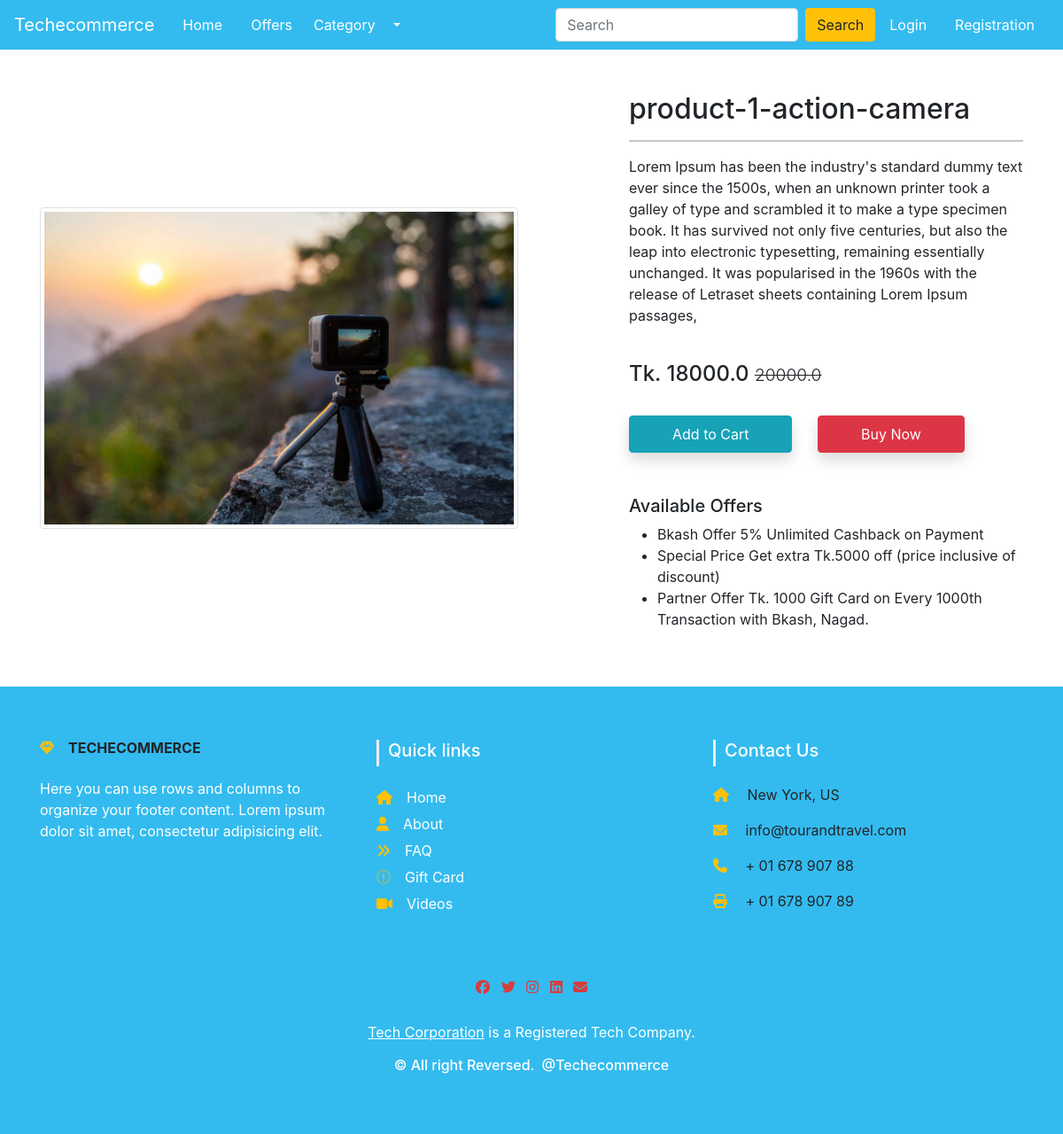
Page /product-details/1 on the committed database.
### Shop/models.py (models this page shows, shortened)
class Product(models.Model):
    title = models.CharField(max_length=100)
    selling_price = models.FloatField()
    discounted_price = models.FloatField()
    description = models.TextField()
    brand = models.CharField(max_length=100)
    category = models.CharField(choices=CATEGORY_CHOICES, max_length = 3)
    product_image = models.ImageField(upload_to='productPhoto')

### Shop/views.py (the view)
# urls.py: path('product-details/<int:pk>', views.ProductDetailView.as_view(), name ='product-details'),
class ProductDetailView(View):
    def get(self, request, pk):
        products = Product.objects.get(pk = pk)
        return render(request, 'Shop/productdetails.html', {'products' : products})

### Shop/templates/Shop/productdetails.html (shortened to what this page needs)
{% extends 'Shop/base.html' %}
{% load static %}
{% block main-content %}
<div class="container my-5">
    <div class="row">
        <div class="col-sm-6 text-center align-self-center">
            <img src="{{products.product_image.url}}" alt="" class="img-fluid img-thumbnail">
        </div>
        <div class="col-sm-5 offset-sm-1">
            <h2>{{products.title}}</h2>
            <hr>
            <p>{{products.description}}</p> <br>
            <h4>Tk. {{products.discounted_price}} <small class="fw-light text-decoration-line-through">{{products.selling_price}}</small></h4> <br>
            <a href="{% url 'add-to-cart' %}" class="btn btn-info shadow px-5 py-2">Add to Cart</a>
            <a href="{% url 'buy-now' %}" class="btn btn-danger shadow px-5 py-2 ms-4">Buy Now</a>
            <h5 class="mt-5">Available Offers</h5>
            <ul>
                <li>Bkash Offer 5% Unlimited Cashback on Payment</li>
                <li>Special Price Get extra Tk.5000 off (price inclusive of discount)</li>
                <li>Partner Offer Tk. 1000 Gift Card on Every 1000th Transaction with Bkash, Nagad.</li>
            </ul>
        </div>
    </div>
</div>
{% endblock main-content %}

### Shop/templates/Shop/base.html (shortened to what this page needs)
<!doctype html>
{% load static %}
<html lang="en">
<head>
    <link href="https://cdn.jsdelivr.net/npm/bootstrap@5.0.0-beta1/dist/css/bootstrap.min.css" rel="stylesheet"
>
    <link rel="stylesheet" href="{% static 'Shop/css/owl.carousel.min.css' %}">
    <link rel="stylesheet" href="{% static 'Shop/css/all.min.css' %}">
    <link rel="stylesheet" href="{% static 'Shop/css/style.css' %}">
</head>
<body>
    <div>
    <nav class="navbar navbar-expand-lg navbar-dark nav-background-custom">
            <a class="navbar-brand" href="/">Techecommerce</a>
            <div class="collapse navbar-collapse" id="navbarSupportedContent">
                <ul class="navbar-nav me-auto mb-2 mb-lg-0">
                    <li class="nav-item mx-2">
                        <a class="nav-link active" aria-current="page" href="/">Home</a>
                    </li>
                    <li class="nav-item mx-2">
                        <a class="nav-link active" aria-current="page" href="#">Offers</a>
                    </li>
                    <li class="nav-item">
                        <a class="nav-link active" aria-current="page" href="#">Category</a>
                    </li>
                    <li class="nav-item dropdown">
                        <a class="nav-link dropdown-toggle text-white" href="#" id="electronicsDropdown" role="button"
                            data-bs-toggle="dropdown" aria-expanded="false">
                        </a>
                    </li>
                </ul>
                <form class="d-flex">
                    <input class="form-control me-2" type="search" placeholder="Search" aria-label="Search">
                    <button class="btn btn-warning" type="submit">Search</button>
                </form>
                <div>
                    <ul class="navbar-nav me-auto mb-2 mb-lg-0">
                        {% if request.user.is_authenticated %}
                        <li class="nav-item dropdown mx-2">
                            <a class="nav-link dropdown-toggle text-white" href="#" id="profileDropdown" role="button"
                                data-bs-toggle="dropdown" aria-expanded="false">
                                techeco
                            </a>
                            <ul class="dropdown-menu" aria-labelledby="profileDropdown">
                                <li><a class="dropdown-item" href="{% url 'profile' %}">Profile</a></li>
                                <li><a class="dropdown-item" href="#">Orders</a></li>
                                <li><a class="dropdown-item" href="{% url 'passwordchange' %}">Change Password</a></li>
                                <li><a class="dropdown-item" href="{% url 'logout' %}">Logout</a></li>
                            </ul>
                        </li>
                        <li class="nav-item mx-2">
                            <a href="#" class="nav-link text-white"><span
                                    class="badge bg-danger">10</span> Cart </a>
                        </li>
                        {% else %}
                        <li class="nav-item mx-2">
                            <a href="{% url 'login' %}" class="nav-link text-white">Login</a>
                        </li>
                        <li class="nav-item mx-2">
                            <a href="{% url 'customerregistration' %}" class="nav-link text-white">Registration</a>
                        </li>
                        {% endif %}
                    </ul>
                </div>
            </div>
        </div>
    {% block main-content %} {% endblock main-content %}
<link href="//maxcdn.bootstrapcdn.com/bootstrap/4.0.0/css/bootstrap.min.css" rel="stylesheet" id="bootstrap-css">
  <section id="footer">
    <div class="container footer">
      <div class="row text-center text-xs-center text-sm-left text-md-left">
        <div class="col-xs-12 col-sm-4 col-md-4">
          <h6 class="text-uppercase fw-bold mb-4">
            <i class="fas fa-gem me-3 text-warning"></i>TechEcommerce
          </h6>
          <p class = "text-white">
            Here you can use rows and columns to organize your footer content. Lorem ipsum
            dolor sit amet, consectetur adipisicing elit.
          </p>
        </div>
        <div class="col-xs-12 col-sm-4 col-md-4">
          <h5>Quick links</h5>
          <ul class="list-unstyled quick-links">
            <li><a href="#"><i class="fa fa-home me-3 text-warning"></i>Home</a></li>
            <li><a href="#"><i class="fa fa-solid fa-user me-3 text-warning"></i>About</a></li>
            <li><a href="#"><i class="fa fa-angle-double-right me-3 text-warning"></i>FAQ</a></li>
            <li><a href="#"><i class="fa fa-sharp fa-solid fa-gift me-3 text-warning"></i>Gift Card</a></li>
            <li><a href="#"><i class="fa fa-solid fa-video me-3 text-warning"></i>Videos</a></li>
          </ul>
        </div>
        <div class="col-xs-12 col-sm-4 col-md-4">
          <h5>Contact Us</h5>
          <p><i class="fas fa-home me-3 text-warning"></i> New York, US</p>
          <p>
            <i class="fas fa-envelope me-3 text-warning"></i>
            info@tourandtravel.com
          </p>
          <p><i class="fas fa-phone me-3 text-warning"></i> + 01 678 907 88</p>
          <p><i class="fas fa-print me-3 text-warning"></i> + 01 678 907 89</p>
        </div>
      </div>
      <div class="row">
        <div class="col-xs-12 col-sm-12 col-md-12 mt-2 mt-sm-5">
          <ul class="list-unstyled list-inline social text-center">
            <li class="list-inline-item"><a href="javascript:void();"><i class="fab fa-facebook fa-spin" style="color: #d63d3d;"></i></a></li>
            <li class="list-inline-item"><a href="javascript:void();"><i class="fab fa-twitter fa-spin" style="color: #d63d3d;"></i></a></li>
            <li class="list-inline-item"><a href="javascript:void();"><i class="fab fa-instagram fa-spin" style="color: #d63d3d;"></i></a></li>
            <li class="list-inline-item"><a href="javascript:void();"><i class="fab fa-linkedin fa-spin" style="color: #d63d3d;"></i></a></li>
            <li class="list-inline-item"><a href="javascript:void();" target="_blank"><i class="fa fa-envelope" style="color: #d63d3d;"></i></a></li>
          </ul>
        </div>
      </div>
      <div class="row">
        <div class="col-xs-12 col-sm-12 col-md-12 mt-2 mt-sm-2 text-center text-white">
          <p><u><a href="https://www.techecommerce.com/">Tech Corporation</a></u> is a Registered Tech Company.</p>
          <p class="h6">&copy All right Reversed.<a class="text-green ml-2" href="https://www.techecommerce.com/" target="_blank">@Techecommerce</a></p>
        </div>
      </div>
    </div>
  </section>
</body>
</html>

### Shop/static/Shop/css/style.css (style rules this page uses)
.nav-background-custom { background-color: #33bbef!important; }
.ml-2, .mx-2 { margin-left: 0.25rem!important; }
section { padding: 60px 0; }
#footer { background: #33bbef !important; }
#footer h5 { padding-left: 10px; border-left: 3px solid #eeeeee; padding-bottom: 6px; margin-bottom: 20px; color:#ffffff; }
#footer a { color: #ffffff; text-decoration: none !important; background-color: transparent; -webkit-text-decoration-skip: objects; }
#footer ul.social li { padding: 3px 0; }
#footer ul.social li a, #footer ul.quick-links li a { color:#ffffff; }
#footer ul.quick-links li { padding: 3px 0; -webkit-transition: .5s all ease; -moz-transition: .5s all ease; transition: .5s all ease; }

### rows in the picture
Product: product_image (picture), title "product-1-action-camera", description "Lorem Ipsum has been the industry's standard dummy text ever since the 1500s, when an unknown printer took a galley of type and scrambled it to make a type specimen book. It has survived not only five centuries, but also the leap into electronic typesetting, remaining essentially unchanged. It was popularised in the 1960s with the release of Letraset sheets containing Lorem Ipsum passages,", discounted_price "18000.0", selling_price "20000.0"
